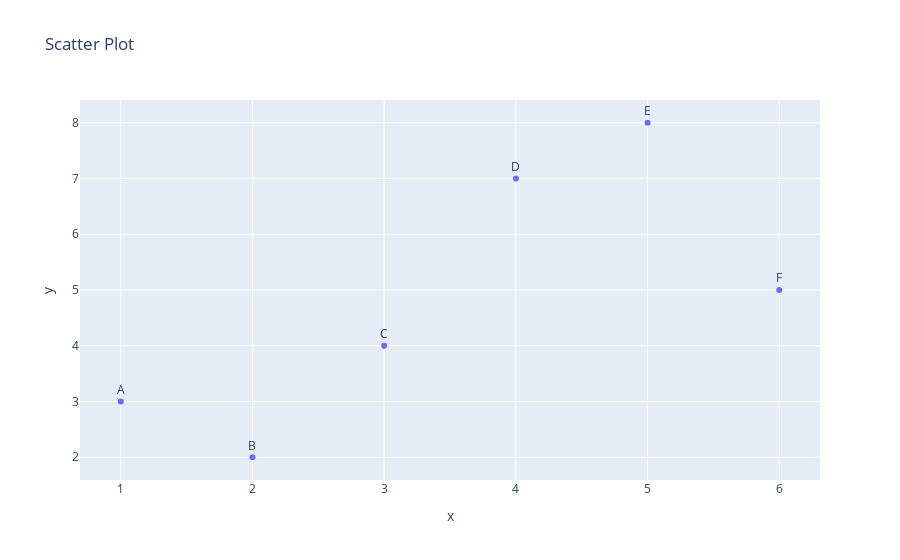
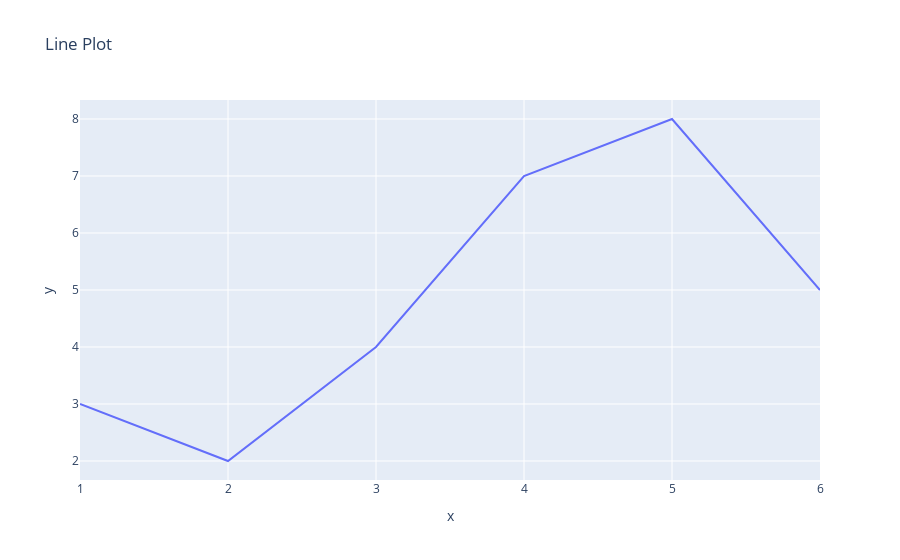

Write notebook code for charts like these, in order.
### Markdown cell above
#### 점/선 그래프

### Code cell
fig_scatter = px.scatter(
    simple_df,
    x='x', y='y',
    text='label',
    title='Scatter Plot'
)
# 레이블의 위치 지정
fig_scatter.update_traces(textposition='top center')

fig_line = px.line(simple_df, x='x', y='y', title='Line Plot')

fig_scatter.show()
fig_line.show()

### Figure 1 — Plotly figure (JSON) as saved in the notebook; plotly's stock layout.template omitted (floating-point values rounded to 4 significant figures)
{"data": [{"hovertemplate": "x=%{x}<br>y=%{y}<br>label=%{text}<extra></extra>", "legendgroup": "", "marker": {"color": "#636efa", "symbol": "circle"}, "mode": "markers+text", "name": "", "orientation": "v", "showlegend": false, "text": ["A", "B", "C", "D", "E", "F"], "textposition": "top center", "type": "scatter", "x": [1, 2, 3, 4, 5, 6], "xaxis": "x", "y": [3, 2, 4, 7, 8, 5], "yaxis": "y"}], "layout": {"legend": {"tracegroupgap": 0}, "title": {"text": "Scatter Plot"}, "xaxis": {"anchor": "y", "domain": [0, 1], "title": {"text": "x"}}, "yaxis": {"anchor": "x", "domain": [0, 1], "title": {"text": "y"}}}}

### Figure 2 — Plotly figure (JSON) as saved in the notebook; plotly's stock layout.template omitted (floating-point values rounded to 4 significant figures)
{"data": [{"hovertemplate": "x=%{x}<br>y=%{y}<extra></extra>", "legendgroup": "", "line": {"color": "#636efa", "dash": "solid"}, "marker": {"symbol": "circle"}, "mode": "lines", "name": "", "orientation": "v", "showlegend": false, "type": "scatter", "x": [1, 2, 3, 4, 5, 6], "xaxis": "x", "y": [3, 2, 4, 7, 8, 5], "yaxis": "y"}], "layout": {"legend": {"tracegroupgap": 0}, "title": {"text": "Line Plot"}, "xaxis": {"anchor": "y", "domain": [0, 1], "title": {"text": "x"}}, "yaxis": {"anchor": "x", "domain": [0, 1], "title": {"text": "y"}}}}
